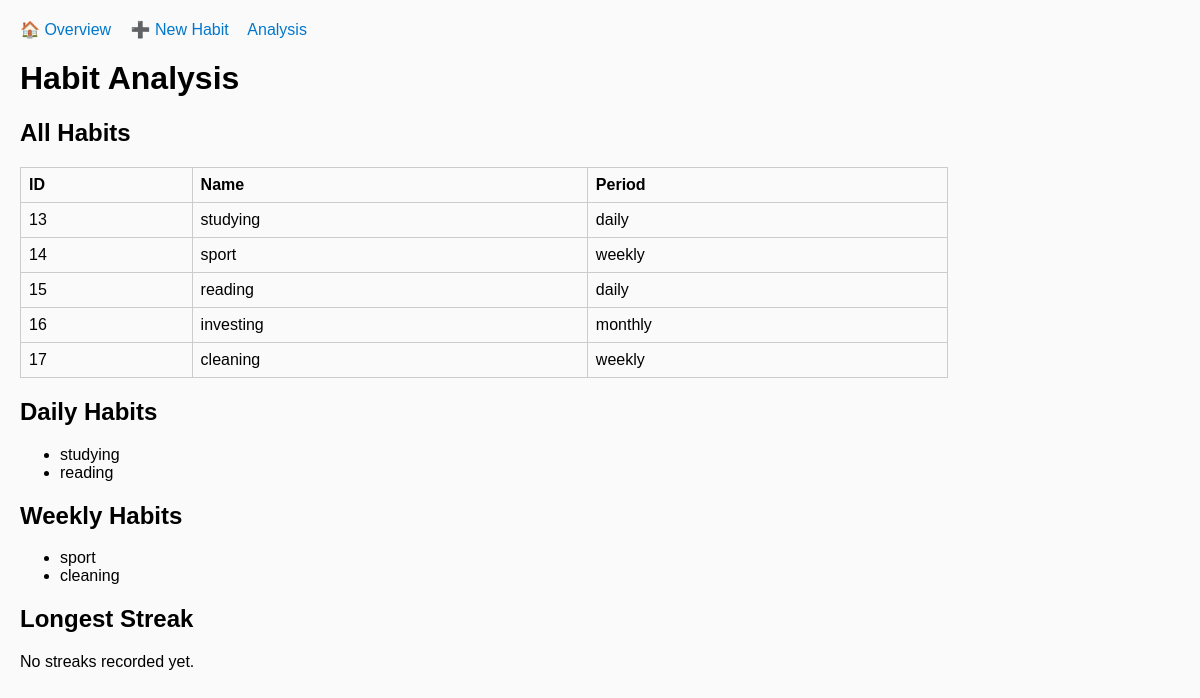
The page /analysis on the database as committed earlier.
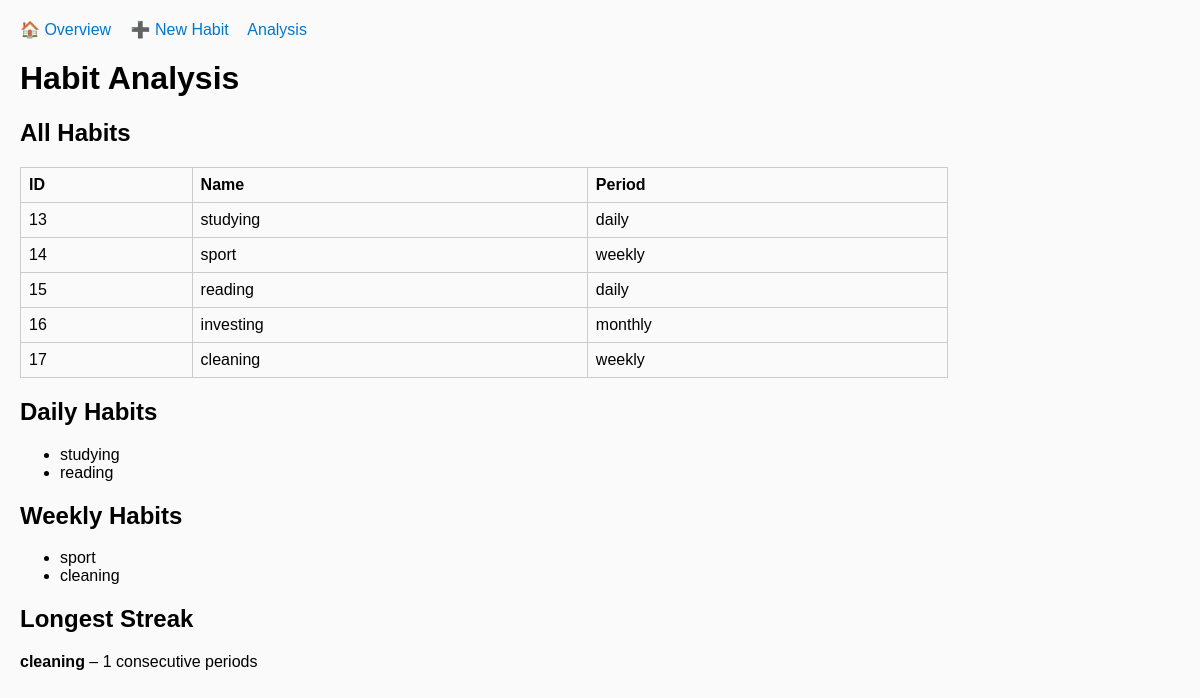
The same page on the database as committed later.
### tables this page shows
CREATE TABLE habits (
            id INTEGER PRIMARY KEY AUTOINCREMENT,
            name TEXT NOT NULL,
            periodicity TEXT CHECK(periodicity IN ('daily','weekly','monthly','yearly')),
            created_at TEXT NOT NULL,
            start_date TEXT,
            due_date TEXT,
            active_days TEXT,
            completed INTEGER DEFAULT 0
        );

### app.py (the view)
@app.route("/analysis")
def analysis():
    habits = manager.get_all_habits()
    daily_habits = manager.get_habits_by_periodicity("daily")
    weekly_habits = manager.get_habits_by_periodicity("weekly")
    monthly_habits = manager.get_habits_by_periodicity("monthly")
    yearly_habits = manager.get_habits_by_periodicity("yearly")
    longest_habit, longest_streak = manager.get_longest_streak_overall()
    return render_template(
        "analysis.html",
        habits=habits,
        daily_habits=daily_habits,
        weekly_habits=weekly_habits,
        monthly_habits=monthly_habits,
        yearly_habits=yearly_habits,
        longest_habit=longest_habit,
        longest_streak=longest_streak
    )

### habit.py (called while the page is built)
    @classmethod
    def from_row(cls, row):
        return cls(**dict(row))

### habit_manager.py (called while the page is built)
    def get_all_habits(self):
        conn = get_connection()
        c = conn.cursor()
        c.execute("SELECT * FROM habits")
        habits = [Habit.from_row(row) for row in c.fetchall()]
        conn.close()
        return habits

    def get_habit_by_id(self, habit_id):
        conn = get_connection()
        c = conn.cursor()
        c.execute("SELECT * FROM habits WHERE id = ?", (habit_id,))
        row = c.fetchone()
        conn.close()
        return Habit.from_row(row) if row else None

    def get_habits_by_periodicity(self, periodicity):
        conn = get_connection()
        c = conn.cursor()
        c.execute("SELECT * FROM habits WHERE periodicity = ?", (periodicity,))
        habits = [Habit.from_row(row) for row in c.fetchall()]
        conn.close()
        return habits

    def get_completions(self, habit_id):
        conn = get_connection()
        c = conn.cursor()
        c.execute("SELECT completed_at FROM completions WHERE habit_id = ? ORDER BY completed_at", (habit_id,))
        rows = [r["completed_at"] for r in c.fetchall()]
        conn.close()
        return rows

### templates/analysis.html
{% extends "base.html" %}
{% block content %}
    <h1>Habit Analysis</h1>
    <h2>All Habits</h2>
    <table>
        <tr><th>ID</th><th>Name</th><th>Period</th></tr>
        {% for h in habits %}
        <tr><td>{{ h.id }}</td><td>{{ h.name }}</td><td>{{ h.periodicity }}</td></tr>
        {% endfor %}
    </table>
    <h2>Daily Habits</h2>
    <ul>
        {% for h in daily_habits %}
        <li>{{ h.name }}</li>
        {% else %}
        <li>No daily habits available</li>
        {% endfor %}
    </ul>
    <h2>Weekly Habits</h2>
    <ul>
        {% for h in weekly_habits %}
        <li>{{ h.name }}</li>
        {% else %}
        <li>No weekly habits available</li>
        {% endfor %}
    </ul>
    <h2>Longest Streak</h2>
    {% if longest_habit %}
        <p><b>{{ longest_habit }}</b> – {{ longest_streak }} consecutive periods</p>
    {% else %}
        <p>No streaks recorded yet.</p>
    {% endif %}
{% endblock %}

Rows that differ between the two databases and show on the page:
changed habits "cleaning": name (not shown) → "cleaning"
Other text that changed with them:
{{ longest_streak }}: (not shown) → "1"
text no longer shown: "No streaks recorded yet."
text now shown: "– consecutive periods"
